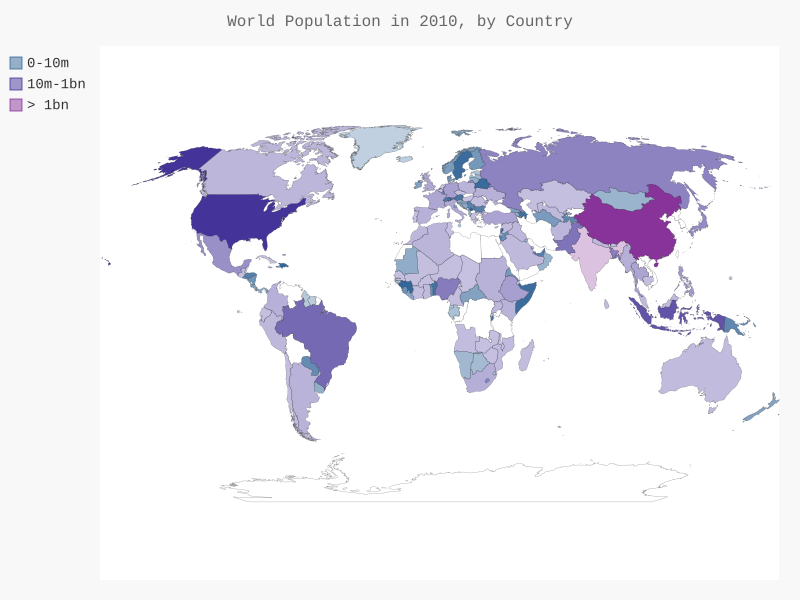

Generate this figure with Python:
#coding=utf-8
import json
from country_codes import get_country_code
import pygal
from pygal.style import RotateStyle as RS
from pygal.style import LightColorizedStyle as LCS

# 将数据加载到一个列表中
filename = 'population_data.json'

with open(filename) as f:
    pop_data = json.load(f)

cc_populations = {}

# 打印每个国家2010年人口的数量
for pop_dict in pop_data:
    if pop_dict['Year'] == '2010':
        try:
            country_name = pop_dict['Country Name']
            population = int(float((pop_dict['Value'])))
            code = get_country_code(country_name)
        except ValueError:
            print("The number of the population in " + country_name +
                    " is not right formation.")
        else:
            if code:
                print(code + ": " + country_name + ": " + str(population))
                cc_populations[code] = population
            else:
                print("ERROR - " + country_name + ": " + str(population))

# 根据人口把国家分为三组            
cc_pops_1, cc_pops_2, cc_pops_3 = {}, {}, {}
for cc, pop in cc_populations.items():
    if pop < 10000000:
        cc_pops_1[cc] = pop
    elif pop < 1000000000:
        cc_pops_2[cc] = pop
    else:
        cc_pops_3[cc] = pop
    

# 绘制世界人口分布地图
wm_style = RS('#336699', base_style=LCS)
wm = pygal.maps.world.World(style=wm_style)
wm.title = "World Population in 2010, by Country" 
wm.add('0-10m', cc_pops_1)
wm.add('10m-1bn', cc_pops_2)
wm.add('> 1bn', cc_pops_3)

wm.render_to_file('world_population_group.svg')
